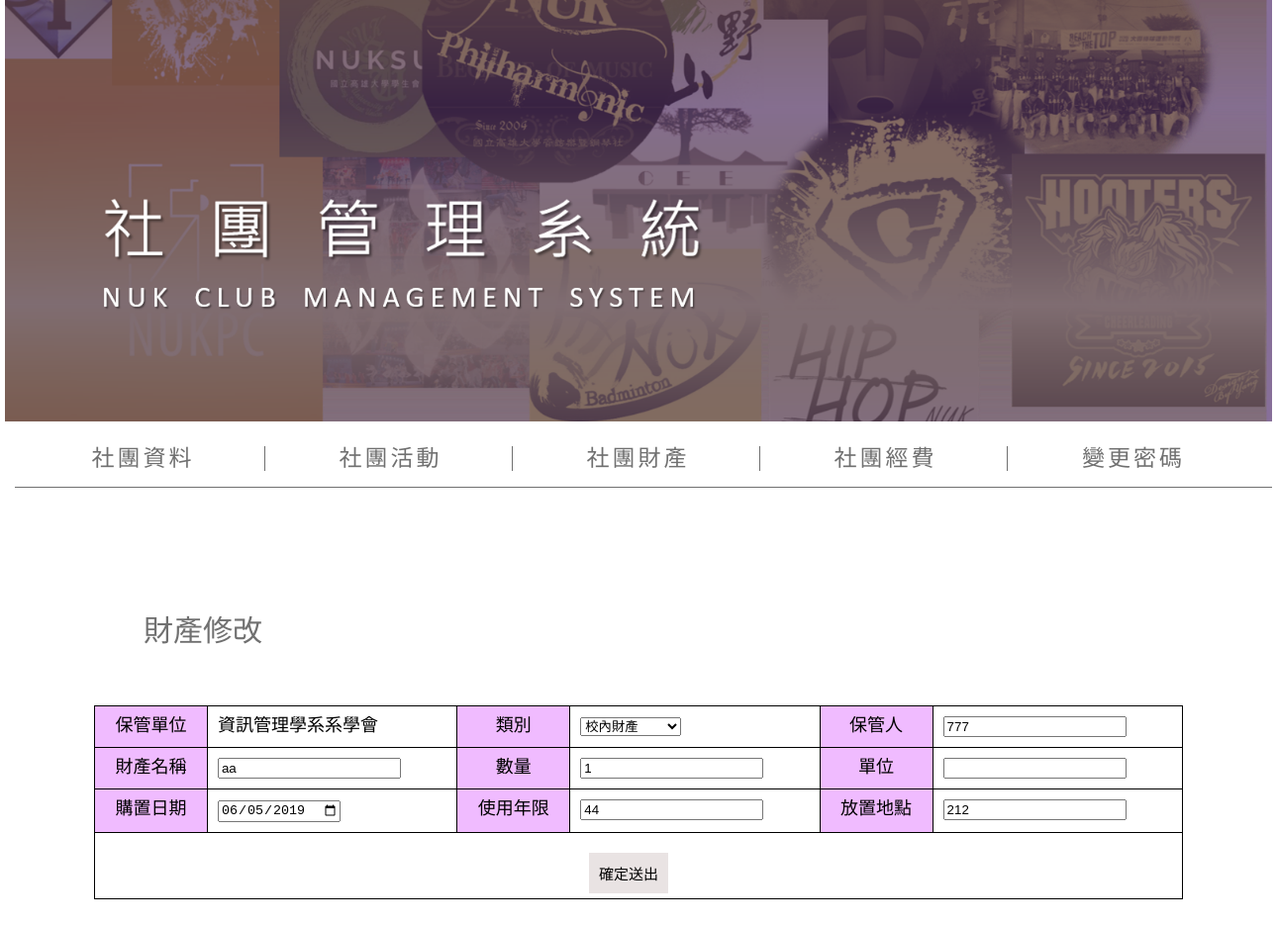
Screenshot of /user/user_property_alter.php?pro_id=34 (signed in) with the database file from the repository.
### tables this page shows
CREATE TABLE `properties` (
  `pro_id` int(10) NOT NULL,
  `kind` varchar(255) NOT NULL,
  `department` varchar(255) NOT NULL,
  `depository` varchar(255) NOT NULL,
  `quantity` varchar(255) NOT NULL,
  `pro_name` varchar(255) NOT NULL,
  `unit` varchar(255) NOT NULL,
  `startdate` varchar(50) NOT NULL,
  `place` varchar(255) NOT NULL,
  `usetime` varchar(10) NOT NULL
);

### user/user_property_alter.php (the view, shortened to what this page needs)
<!DOCTYPE html>
<html lang="en">
<head>
  <link rel="stylesheet" href="property.css">
</head>
<body>
        <div class="wrap">
          <div class="top"><img src="6.png" width=1280>
          </div>
            <div class="head"><a name="change"></A>
                <ul class="list">
                  <li><a id="info" href="user_info.php#intro">社團資料</a>
                  </li>
                  <li><a id="info" href="user_activity.php#intro">社團活動</a>
                  </li>
                  <li><a id="info" href="user_property.php#intro">社團財產</a>
                  </li>
                  <li><a id="info" href="user_funds.php#intro">社團經費</a>
                  </li>
                  <li><a class="passwd" href="#" id="changepasswd">變更密碼</a></li>
                </ul>
            </div>
                <div class="addya" >
                    <h2 class="title">財產修改</h2>
                    <div class="add-content" id="add">
                        <?php
                        $pro_id = $_GET["pro_id"];
                        $link = mysqli_connect('localhost', 'root', '123456','php_project');
                        $sql = "SELECT pro_id, pro_name, quantity, place, usetime, startdate, department, depository FROM properties WHERE pro_id = $pro_id";
                        $result = mysqli_query($link, $sql);
                        $row = mysqli_fetch_assoc($result);
                        echo "<form action='user_property.php' method='post'>";
                        echo "<table>";
                        echo "<tr>";
                        echo "<td bgcolor='#F0BBFF'>保管單位</td>";
                        echo "<td align='left'>".$_COOKIE['club']."</td>";
                        echo "<td bgcolor='#F0BBFF'>類別</td>";
                        echo "<td align='left'><select name='kind'>";
                        echo "<option value='in'>校內財產</option>";
                        echo "</select></td>";
                        echo "<td bgcolor='#F0BBFF'>保管人</td>";
                        echo "<td align='left'><input type='text' name='depository' value=".$row["depository"]."></td>";
                        echo "</tr>";
                        echo "<tr>";
                        echo "<td bgcolor='#F0BBFF'>財產名稱</td>";
                        echo "<td align='left'><input type='text' name='pro_name' value=".$row["pro_name"]."></td>";
                        echo "<td bgcolor='#F0BBFF'>數量</td>";
                        echo "<td align='left'><input type='text' name='quantity' value=".$row["quantity"]."></td>";
                        echo "<td bgcolor='#F0BBFF'>單位</td>";
                        echo "<td align='left'><input type='text' name='unit' value=".$row["unit"]."></td>";
                        echo "</tr>";
                        echo "<tr>";
                        echo "<td bgcolor='#F0BBFF'>購置日期</td>";
                        echo "<td align='left'><input type='date' name='startdate' value=".$row["startdate"]."></td>";
                        echo "<td bgcolor='#F0BBFF'>使用年限</td>";
                        echo "<td align='left'><input type='text' name='usetime' value=".$row["usetime"]."></td>";
                        echo "<td bgcolor='#F0BBFF'>放置地點</td>";
                        echo "<td align='left'><input type='text' name='place' value=".$row["place"]."></td>";
                        echo "</tr>";
                        echo "<tr>";
                        echo "<td colspan='6'><input type='submit' value='確定送出' class='btn'></td>";
                        echo "</tr>";
                        echo "</table>";
                        echo "</form>";
                    ?>
                </div>
    </div>
  </div>
</body>
</html>

### user/property.css (style rules this page uses)
html, body, div, span, applet, object, iframe, h1, h2, h3, h4, h5, h6, p, blockquote, pre, a, abbr, acronym, address, big, cite, code, del, dfn, em, img, ins, kbd, q, s, samp, small, strike, strong, sub, sup, tt, var, b, u, i, center, dl, dt, dd, ol, ul, li, fieldset, form, label, legend, table, caption, tbody, tfoot, thead, tr, th, td, article, aside, canvas, details, embed, figure, figcaption, footer, header, hgroup, menu, nav, output, ruby, section, summary, time, mark, audio, video { margin: 0; padding: 0; border: 0; font-size: 100%; font: inherit; vertical-align: baseline; }
body { line-height: 1; }
ol, ul { list-style: none; }
table { border-collapse: collapse; border-spacing: 0; }
a { color: #000; }
.wrap { width: 1280px; font-family:Microsoft JhengHei; color: #707070; margin-left: auto; margin-right: auto; }
.top { width:100%; }
.head { border-bottom:1px solid #707070; border-color:#707070; width:1250px; height:50px; float:left; margin-left:10px; margin-top:3px; padding-bottom:10px; padding-left:20px; }
.list { text-align: center; padding-top:20px; }
.list li { float:left; list-style: none; width: 250px; }
.list a { text-decoration: none; color: #707070; font-size: 23px; letter-spacing: 3px; }
#info { text-align: center; border-right: 1px solid #707070; padding-right: 70px; padding-left: 40px; }
.passwd { padding-right:30px; width: 270px; }
.btn { margin-left: auto; margin-right: auto; margin-top: 5px; margin-bottom: -5px; }
.addya table { border:1px solid #000; font-family: 標楷體; width:1100px; margin-top: 50px; margin-right: auto; margin-left: auto; margin-bottom: 200px; text-align:center; border-collapse:collapse; }
.add-content td { border:1px solid #000; padding:10px; color:black; line-height: 15px; font-size: 18px; }
h2 { font-size: 30px; padding:10px; margin: 120px 0 0 130px; }
.btn { font-size: 15px; outline:none; border:white; background:rgb(233, 227, 227); padding: 10px; text-align: center; font-family: 標楷體; }

### user/user_property_alter.php (style rules this page uses)
.btn { margin-right:20px; margin-top: 10px; font-size: 15px; }

### rows the page displays
properties: depository "777", pro_name "aa", quantity "1", startdate "06/05/2019", usetime "44", place "212"

### other values shown
$_COOKIE['club'] "資訊管理學系系學會"
